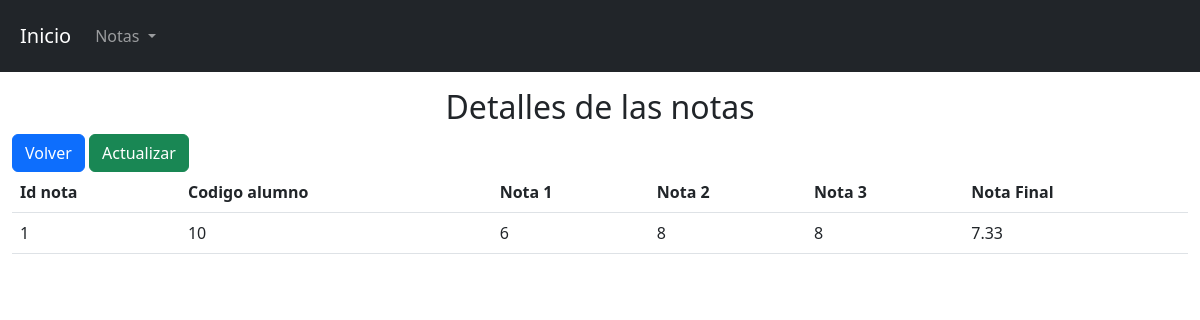
The page /view/username/showNota.php?idNota=1 on the database its author committed.
### tables this page shows
CREATE TABLE `notas` (
  `idNota` int(11) NOT NULL,
  `codigo` int(11) NOT NULL,
  `nota1` float NOT NULL,
  `nota2` float NOT NULL,
  `nota3` float NOT NULL,
  `notaFinal` float NOT NULL,
  `aprobado` varchar(10) NOT NULL,
  `suspenso` varchar(10) NOT NULL
);

### config/db.php (called while the page is built)
<?php
class Db {
    private $host = "localhost";
    private $dbname = "alumnos";
    private $user = "root";
    private $password = "";
    public function conexion() {
        try {
            $PDO = new PDO("mysql:host=".$this->host.";dbname=".$this->dbname,$this->user,$this->password);
            return $PDO;
        }catch(PDOException $e) {
            return $e->getMessage();
        }
    }
}
?>

### controller/notasController.php (called while the page is built, shortened)
<?php
class NotasController{
    private $model;
    public function __construct() {
        require_once("c://xampp/htdocs/RepasoNov/model/notasModel.php");
        $this->model = new NotasModel();
    }
    public function show($idNota) {
        return ($this->model->show($idNota)!=false) ? $this->model->show($idNota) : header("Location:indexNota.php");
    }
}
?>

### model/notasModel.php (called while the page is built, shortened)
<?php
class NotasModel{
    private $PDO;
    public function __construct() {
        require_once("c://xampp/htdocs/RepasoNov/config/db.php");
        $con = new Db();
        $this->PDO = $con->conexion();
    }
    public function show($idNota) {
        $stament = $this->PDO->prepare("SELECT * FROM notas where idNota = :idNota limit 1");
        $stament->bindParam(":idNota",$idNota);
        return ($stament->execute()) ? $stament->fetch() : false;
    }
}
?>

### view/username/showNota.php (the view)
<?php
require_once ("c://xampp/htdocs/RepasoNov/view/head/headNota.php");
require_once ("c://xampp/htdocs/RepasoNov/controller/notasController.php");
$obj = new NotasController();
$date = $obj->show($_GET['idNota']);
?>
<h2 class="text-center">Detalles de las notas</h2>
<div class="pb3">
    <a href="indexNota.php" class="btn btn-primary">Volver</a>
    <a href="editNota.php?idNota=<?= $date[0]?>" class="btn btn-success">Actualizar</a>
</div>
<div class="table-responsive">
<table class="table container-fluid table-hover">
    <thead>
        <tr>
            <th scope ="col">Id nota</th>
            <th scope ="col">Codigo alumno</th>
            <th scope ="col">Nota 1</th>
            <th scope ="col">Nota 2</th>
            <th scope ="col">Nota 3</th>
            <th scope ="col">Nota Final</th>
        </tr>
    </thead>
    <tbody>
        <tr>
            <td scope="col"><?= $date[0]?></td>
            <td scope="col"><?= $date[1]?></td>
            <td scope="col"><?= $date[2]?></td>
            <td scope="col"><?= $date[3]?></td>
            <td scope="col"><?= $date[4]?></td>
            <td scope="col"><?= $date[5]?></td>
        </tr>
    </tbody>
</table>
</div>
<?php
require_once ("c://xampp/htdocs/RepasoNov/view/head/footerNota.php");
?>

### rows shown on the page
notas: idNota "1", codigo "10", nota1 "6", nota2 "8", nota3 "8", notaFinal "7.33"
